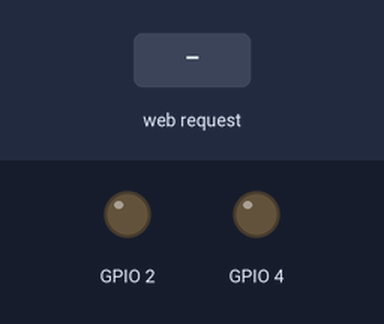
This sketch was run on a simulated ESP8266 (NodeMCU). On the bench: output pins drawn as LEDs (lit = HIGH). The inputs (shaded band) are chosen by the test bench. WiFi joins after 1.5 s; servers stay silent unless stated; storage starts empty; what the sketch prints to the serial monitor is not drawn.

Above: at 2.7 s.
2.8 s: HTTP request GET /update?state=1 received
At 3.3 s:
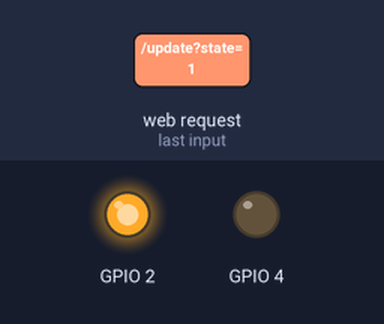
4.3 s: HTTP request GET /update?state2=1 received
At 5.5 s:
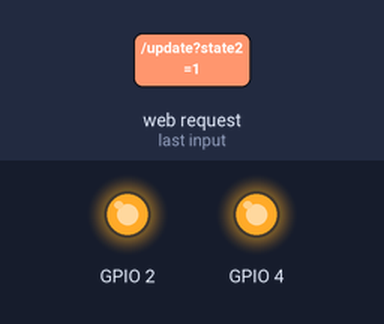
5.8 s: HTTP request GET /update?state=STATE received
At 6.7 s:
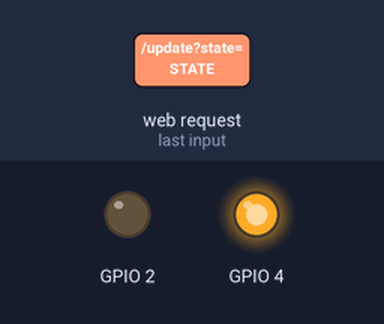
7.3 s: HTTP request GET /update?state=120 received
At 7.9 s:
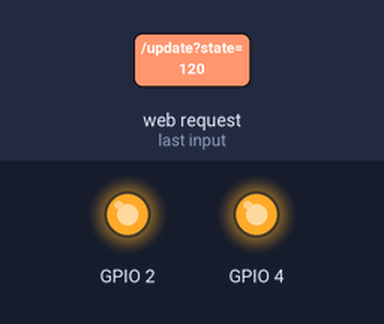
8.8 s: HTTP request GET /update?state=STATE2 received
At 10.2 s:
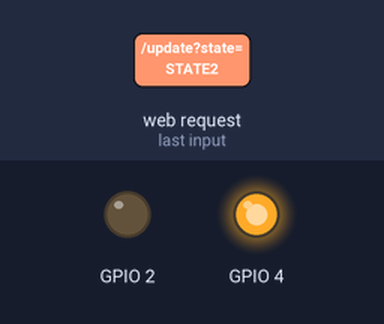
Timing chart, 0 to 11.3 s (numbered marks = the images above; inputs shaded):
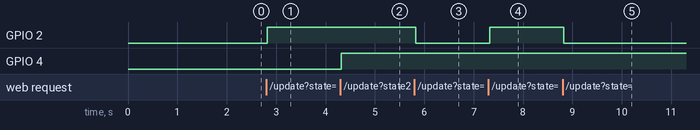

Measured:
- after the input at 2.8 s, GPIO 2: LOW → HIGH at once
- after the input at 4.3 s, GPIO 4: LOW → HIGH at once
- after the input at 5.8 s, GPIO 2: HIGH → LOW at once
- after the input at 7.3 s, GPIO 2: LOW → HIGH at once
- after the input at 8.8 s, GPIO 2: HIGH → LOW at once

The sketch:

esp8266_webspiffs.ino
```cpp
#include <ESP8266WiFi.h>
#include <ESPAsyncTCP.h>
#include <ESPAsyncWebServer.h>
#include <FS.h>

//SSID PASSWORD
const char* ssid = "Muthi Shop";
const char* password = "ditfamut123";

// PORT WEBSITE
AsyncWebServer server(80);

// INI STATIC IP
IPAddress IP(192,168,100,100);
IPAddress SUBNET(255,255,255,0);
IPAddress GATEWAY(192,168,100,1);


String ledState;
String ledState2;

String processor(const String& var){
  if(var == "STATE"){
    if(digitalRead(2)){
      ledState = "";
    }
    else{
      ledState = "checked";
    }
    return ledState;
  }
  if(var == "STATE2"){
    if(digitalRead(4)){
      ledState2 = "";
    }
    else{
      ledState2 = "checked";
    }
    return ledState2;
  }
  return String();
}

// VOID VOID AN //
void setup() {
  Serial.begin(115200);
  pinMode(2, OUTPUT);
  pinMode(4, OUTPUT);
  // INITIALIZE SPIFFS
  if(!SPIFFS.begin()){
    Serial.println("An Error has occurred while mounting SPIFFS");
    return;
  }
  //Wifi
  wifi();

  //server
  iniserver();

}

void loop() {
  // put your main code here, to run repeatedly:

}

//---------------------------------------------//
void wifi(){
// Mengatur WiFi
  WiFi.begin(ssid, password);
  WiFi.config(IP,GATEWAY,SUBNET);
  while (WiFi.status() != WL_CONNECTED) {
    delay(500);
    Serial.print(".");
  }

// Status Connect
  Serial.println("");
  Serial.println("WiFi connected");
  Serial.println("IP address: ");
  Serial.println(WiFi.localIP());
}


void iniserver(){
  server.on("/", HTTP_GET, [](AsyncWebServerRequest *request){
     request->send(SPIFFS, "/index.html", String(), false, processor);
  });
   server.on("/update", HTTP_GET, [] (AsyncWebServerRequest *request) {
    String parameter;
    String parameter2;
    // GET input1 value on <ESP_IP>/update?state=<inputMessage>
    if (request->hasParam("state")) {
      parameter = request->getParam("state")->value();
      digitalWrite(2, parameter.toInt());
    }
    if (request->hasParam("state2")) {
      parameter2 = request->getParam("state2")->value();
      digitalWrite(4, parameter2.toInt());
    }

    request->send(200, "text/plain", "OK");
  });
  server.begin();
}
```
